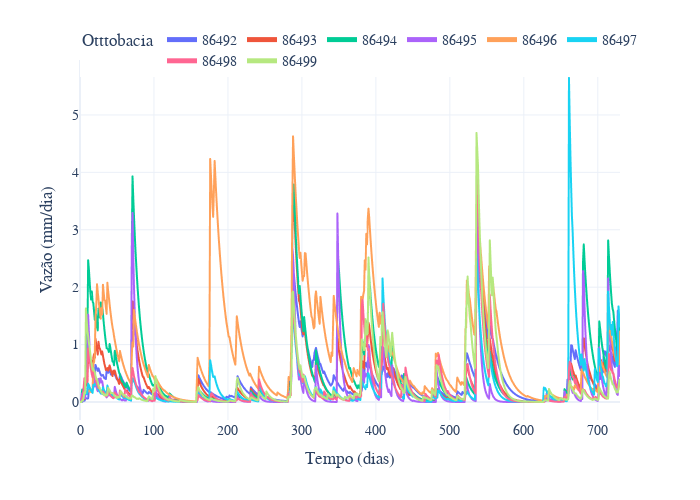

The notebook cell saved with this chart:
### Code cell
fig = df_Qmm.plot()
fig.update_layout(
    xaxis_title='Tempo (dias)',
    yaxis_title='Vazão (mm/dia)',
    legend_title='Otttobacia',
    legend=dict(y=1.1, orientation='h', itemsizing='constant'),
    font_family='CMU Serif',
    font=dict(size=14),
    width=700,
    height=500
)

### Figure 1 — Plotly figure (JSON) as saved in the notebook; plotly's stock layout.template omitted (floating-point values rounded to 4 significant figures; data arrays with more than 128 entries replaced by an {"elided": "..."} marker saying what was removed)
{"data": [{"hovertemplate": "variable=86492<br>index=%{x}<br>value=%{y}<extra></extra>", "legendgroup": "86492", "line": {"color": "#636efa", "dash": "solid"}, "marker": {"symbol": "circle"}, "mode": "lines", "name": "86492", "showlegend": true, "type": "scattergl", "x": {"elided": "731 int values"}, "xaxis": "x", "y": {"elided": "731 float values"}, "yaxis": "y"}, {"hovertemplate": "variable=86493<br>index=%{x}<br>value=%{y}<extra></extra>", "legendgroup": "86493", "line": {"color": "#EF553B", "dash": "solid"}, "marker": {"symbol": "circle"}, "mode": "lines", "name": "86493", "showlegend": true, "type": "scattergl", "x": {"elided": "731 int values"}, "xaxis": "x", "y": {"elided": "731 float values"}, "yaxis": "y"}, {"hovertemplate": "variable=86494<br>index=%{x}<br>value=%{y}<extra></extra>", "legendgroup": "86494", "line": {"color": "#00cc96", "dash": "solid"}, "marker": {"symbol": "circle"}, "mode": "lines", "name": "86494", "showlegend": true, "type": "scattergl", "x": {"elided": "731 int values"}, "xaxis": "x", "y": {"elided": "731 float values"}, "yaxis": "y"}, {"hovertemplate": "variable=86495<br>index=%{x}<br>value=%{y}<extra></extra>", "legendgroup": "86495", "line": {"color": "#ab63fa", "dash": "solid"}, "marker": {"symbol": "circle"}, "mode": "lines", "name": "86495", "showlegend": true, "type": "scattergl", "x": {"elided": "731 int values"}, "xaxis": "x", "y": {"elided": "731 float values"}, "yaxis": "y"}, {"hovertemplate": "variable=86496<br>index=%{x}<br>value=%{y}<extra></extra>", "legendgroup": "86496", "line": {"color": "#FFA15A", "dash": "solid"}, "marker": {"symbol": "circle"}, "mode": "lines", "name": "86496", "showlegend": true, "type": "scattergl", "x": {"elided": "731 int values"}, "xaxis": "x", "y": {"elided": "731 float values"}, "yaxis": "y"}, {"hovertemplate": "variable=86497<br>index=%{x}<br>value=%{y}<extra></extra>", "legendgroup": "86497", "line": {"color": "#19d3f3", "dash": "solid"}, "marker": {"symbol": "circle"}, "mode": "lines", "name": "86497", "showlegend": true, "type": "scattergl", "x": {"elided": "731 int values"}, "xaxis": "x", "y": {"elided": "731 float values"}, "yaxis": "y"}, {"hovertemplate": "variable=86498<br>index=%{x}<br>value=%{y}<extra></extra>", "legendgroup": "86498", "line": {"color": "#FF6692", "dash": "solid"}, "marker": {"symbol": "circle"}, "mode": "lines", "name": "86498", "showlegend": true, "type": "scattergl", "x": {"elided": "731 int values"}, "xaxis": "x", "y": {"elided": "731 float values"}, "yaxis": "y"}, {"hovertemplate": "variable=86499<br>index=%{x}<br>value=%{y}<extra></extra>", "legendgroup": "86499", "line": {"color": "#B6E880", "dash": "solid"}, "marker": {"symbol": "circle"}, "mode": "lines", "name": "86499", "showlegend": true, "type": "scattergl", "x": {"elided": "731 int values"}, "xaxis": "x", "y": {"elided": "731 float values"}, "yaxis": "y"}], "layout": {"font": {"family": "CMU Serif", "size": 14}, "height": 500, "legend": {"itemsizing": "constant", "orientation": "h", "title": {"text": "Otttobacia"}, "tracegroupgap": 0, "y": 1.1}, "margin": {"t": 60}, "width": 700, "xaxis": {"anchor": "y", "domain": [0, 1], "title": {"text": "Tempo (dias)"}}, "yaxis": {"anchor": "x", "domain": [0, 1], "title": {"text": "Vazão (mm/dia)"}}}}
